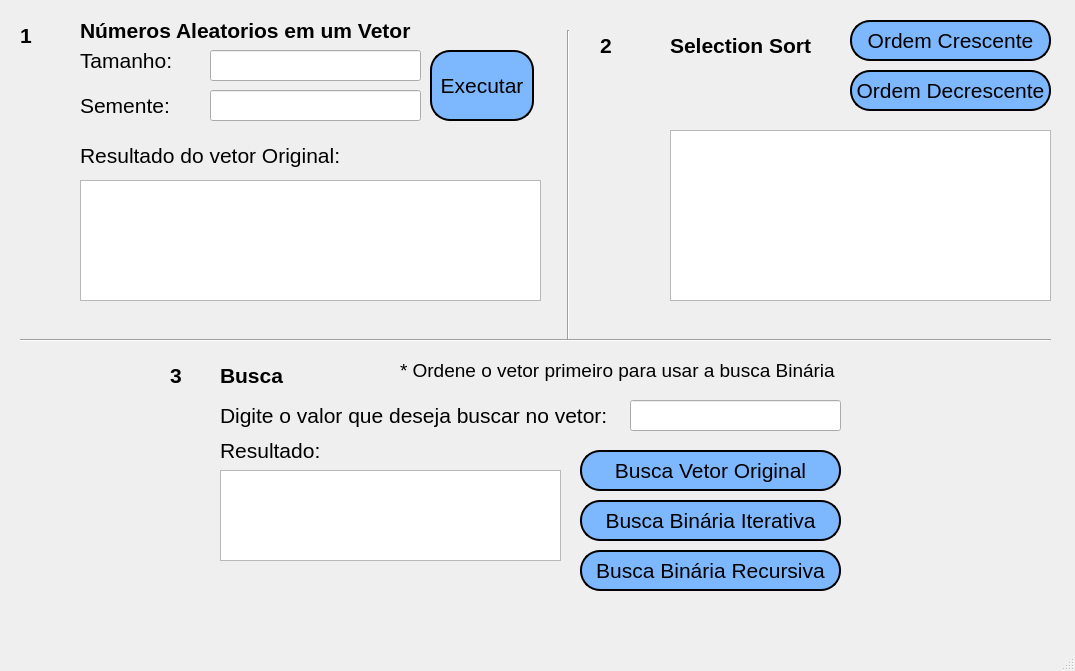
<?xml version="1.0" encoding="UTF-8"?>
<ui version="4.0">
 <class>MainWindow</class>
 <widget class="QMainWindow" name="MainWindow">
  <property name="geometry">
   <rect>
    <x>0</x>
    <y>0</y>
    <width>1075</width>
    <height>671</height>
   </rect>
  </property>
  <property name="windowTitle">
   <string>MainWindow</string>
  </property>
  <widget class="QWidget" name="centralwidget">
   <widget class="QPushButton" name="pushButton_SScrescente">
    <property name="geometry">
     <rect>
      <x>850</x>
      <y>20</y>
      <width>201</width>
      <height>41</height>
     </rect>
    </property>
    <property name="font">
     <font>
      <pointsize>16</pointsize>
     </font>
    </property>
    <property name="styleSheet">
     <string notr="true">background-color: rgb(125, 184, 255);
 border-style: solid;
 border-width:2px;
 border-radius:20px;
 border-color: black;</string>
    </property>
    <property name="text">
     <string>Ordem Crescente</string>
    </property>
   </widget>
   <widget class="QPushButton" name="pushButton">
    <property name="geometry">
     <rect>
      <x>580</x>
      <y>450</y>
      <width>261</width>
      <height>41</height>
     </rect>
    </property>
    <property name="font">
     <font>
      <pointsize>16</pointsize>
     </font>
    </property>
    <property name="styleSheet">
     <string notr="true">background-color: rgb(125, 184, 255);
 border-style: solid;
 border-width:2px;
 border-radius:20px;
 border-color: black;</string>
    </property>
    <property name="text">
     <string>Busca Vetor Original</string>
    </property>
   </widget>
   <widget class="QLabel" name="label_2">
    <property name="geometry">
     <rect>
      <x>80</x>
      <y>50</y>
      <width>141</width>
      <height>21</height>
     </rect>
    </property>
    <property name="font">
     <font>
      <pointsize>16</pointsize>
     </font>
    </property>
    <property name="text">
     <string>Tamanho:</string>
    </property>
   </widget>
   <widget class="QLabel" name="label_5">
    <property name="geometry">
     <rect>
      <x>220</x>
      <y>360</y>
      <width>161</width>
      <height>31</height>
     </rect>
    </property>
    <property name="font">
     <font>
      <pointsize>16</pointsize>
      <weight>75</weight>
      <bold>true</bold>
     </font>
    </property>
    <property name="text">
     <string>Busca</string>
    </property>
   </widget>
   <widget class="QPushButton" name="pushButton_executar">
    <property name="geometry">
     <rect>
      <x>430</x>
      <y>50</y>
      <width>104</width>
      <height>71</height>
     </rect>
    </property>
    <property name="font">
     <font>
      <pointsize>16</pointsize>
     </font>
    </property>
    <property name="styleSheet">
     <string notr="true">background-color: rgb(125, 184, 255);
 border-style: solid;
 border-width:2px;
 border-radius:20px;
 border-color: black;
</string>
    </property>
    <property name="text">
     <string>Executar</string>
    </property>
   </widget>
   <widget class="QLabel" name="label_7">
    <property name="geometry">
     <rect>
      <x>220</x>
      <y>440</y>
      <width>141</width>
      <height>21</height>
     </rect>
    </property>
    <property name="font">
     <font>
      <pointsize>16</pointsize>
     </font>
    </property>
    <property name="text">
     <string>Resultado:</string>
    </property>
   </widget>
   <widget class="QLineEdit" name="lineEdit_elemento">
    <property name="geometry">
     <rect>
      <x>630</x>
      <y>400</y>
      <width>211</width>
      <height>31</height>
     </rect>
    </property>
    <property name="font">
     <font>
      <pointsize>16</pointsize>
     </font>
    </property>
   </widget>
   <widget class="QLineEdit" name="lineEdit_tamanho">
    <property name="geometry">
     <rect>
      <x>210</x>
      <y>50</y>
      <width>211</width>
      <height>31</height>
     </rect>
    </property>
    <property name="font">
     <font>
      <pointsize>16</pointsize>
     </font>
    </property>
   </widget>
   <widget class="QLabel" name="label_8">
    <property name="geometry">
     <rect>
      <x>670</x>
      <y>30</y>
      <width>171</width>
      <height>31</height>
     </rect>
    </property>
    <property name="font">
     <font>
      <pointsize>16</pointsize>
      <weight>75</weight>
      <bold>true</bold>
     </font>
    </property>
    <property name="text">
     <string>Selection Sort</string>
    </property>
   </widget>
   <widget class="QPushButton" name="pushButton_SSdecrescente">
    <property name="geometry">
     <rect>
      <x>850</x>
      <y>70</y>
      <width>201</width>
      <height>41</height>
     </rect>
    </property>
    <property name="font">
     <font>
      <pointsize>16</pointsize>
     </font>
    </property>
    <property name="styleSheet">
     <string notr="true">background-color: rgb(125, 184, 255);
 border-style: solid;
 border-width:2px;
 border-radius:20px;
 border-color: black;</string>
    </property>
    <property name="text">
     <string>Ordem Decrescente</string>
    </property>
   </widget>
   <widget class="QLabel" name="label_3">
    <property name="geometry">
     <rect>
      <x>80</x>
      <y>90</y>
      <width>111</width>
      <height>31</height>
     </rect>
    </property>
    <property name="font">
     <font>
      <pointsize>16</pointsize>
     </font>
    </property>
    <property name="text">
     <string>Semente:</string>
    </property>
   </widget>
   <widget class="QLabel" name="label_4">
    <property name="geometry">
     <rect>
      <x>80</x>
      <y>140</y>
      <width>281</width>
      <height>31</height>
     </rect>
    </property>
    <property name="font">
     <font>
      <pointsize>16</pointsize>
     </font>
    </property>
    <property name="text">
     <string>Resultado do vetor Original:</string>
    </property>
   </widget>
   <widget class="QLabel" name="label">
    <property name="geometry">
     <rect>
      <x>80</x>
      <y>20</y>
      <width>371</width>
      <height>21</height>
     </rect>
    </property>
    <property name="font">
     <font>
      <pointsize>16</pointsize>
      <weight>75</weight>
      <bold>true</bold>
     </font>
    </property>
    <property name="text">
     <string>Números Aleatorios em um Vetor</string>
    </property>
   </widget>
   <widget class="QTextEdit" name="textEdit_SelectionSort">
    <property name="geometry">
     <rect>
      <x>670</x>
      <y>130</y>
      <width>381</width>
      <height>171</height>
     </rect>
    </property>
    <property name="font">
     <font>
      <pointsize>16</pointsize>
     </font>
    </property>
   </widget>
   <widget class="QTextEdit" name="textEdit_saida">
    <property name="geometry">
     <rect>
      <x>80</x>
      <y>180</y>
      <width>461</width>
      <height>121</height>
     </rect>
    </property>
    <property name="font">
     <font>
      <pointsize>16</pointsize>
     </font>
    </property>
   </widget>
   <widget class="QLabel" name="label_6">
    <property name="geometry">
     <rect>
      <x>220</x>
      <y>400</y>
      <width>401</width>
      <height>31</height>
     </rect>
    </property>
    <property name="font">
     <font>
      <pointsize>16</pointsize>
     </font>
    </property>
    <property name="text">
     <string>Digite o valor que deseja buscar no vetor:</string>
    </property>
   </widget>
   <widget class="QTextEdit" name="textEdit_resultado_busca">
    <property name="geometry">
     <rect>
      <x>220</x>
      <y>470</y>
      <width>341</width>
      <height>91</height>
     </rect>
    </property>
    <property name="font">
     <font>
      <pointsize>16</pointsize>
     </font>
    </property>
   </widget>
   <widget class="QLineEdit" name="lineEdit_semente">
    <property name="geometry">
     <rect>
      <x>210</x>
      <y>90</y>
      <width>211</width>
      <height>31</height>
     </rect>
    </property>
    <property name="font">
     <font>
      <pointsize>16</pointsize>
     </font>
    </property>
   </widget>
   <widget class="QPushButton" name="pushButton_BBinaria">
    <property name="geometry">
     <rect>
      <x>580</x>
      <y>500</y>
      <width>261</width>
      <height>41</height>
     </rect>
    </property>
    <property name="font">
     <font>
      <pointsize>16</pointsize>
     </font>
    </property>
    <property name="styleSheet">
     <string notr="true">background-color: rgb(125, 184, 255);
 border-style: solid;
 border-width:2px;
 border-radius:20px;
 border-color: black;</string>
    </property>
    <property name="text">
     <string>Busca Binária Iterativa</string>
    </property>
   </widget>
   <widget class="QPushButton" name="pushButton_2">
    <property name="geometry">
     <rect>
      <x>580</x>
      <y>550</y>
      <width>261</width>
      <height>41</height>
     </rect>
    </property>
    <property name="font">
     <font>
      <pointsize>16</pointsize>
     </font>
    </property>
    <property name="styleSheet">
     <string notr="true">background-color: rgb(125, 184, 255);
 border-style: solid;
 border-width:2px;
 border-radius:20px;
 border-color: black;</string>
    </property>
    <property name="text">
     <string>Busca Binária Recursiva</string>
    </property>
   </widget>
   <widget class="Line" name="line">
    <property name="geometry">
     <rect>
      <x>560</x>
      <y>30</y>
      <width>16</width>
      <height>311</height>
     </rect>
    </property>
    <property name="orientation">
     <enum>Qt::Vertical</enum>
    </property>
   </widget>
   <widget class="Line" name="line_2">
    <property name="geometry">
     <rect>
      <x>20</x>
      <y>330</y>
      <width>1031</width>
      <height>20</height>
     </rect>
    </property>
    <property name="orientation">
     <enum>Qt::Horizontal</enum>
    </property>
   </widget>
   <widget class="QLabel" name="label_9">
    <property name="geometry">
     <rect>
      <x>20</x>
      <y>20</y>
      <width>31</width>
      <height>31</height>
     </rect>
    </property>
    <property name="font">
     <font>
      <pointsize>16</pointsize>
      <weight>75</weight>
      <bold>true</bold>
     </font>
    </property>
    <property name="text">
     <string>1</string>
    </property>
   </widget>
   <widget class="QLabel" name="label_10">
    <property name="geometry">
     <rect>
      <x>600</x>
      <y>30</y>
      <width>31</width>
      <height>31</height>
     </rect>
    </property>
    <property name="font">
     <font>
      <pointsize>16</pointsize>
      <weight>75</weight>
      <bold>true</bold>
     </font>
    </property>
    <property name="text">
     <string>2</string>
    </property>
   </widget>
   <widget class="QLabel" name="label_11">
    <property name="geometry">
     <rect>
      <x>170</x>
      <y>360</y>
      <width>31</width>
      <height>31</height>
     </rect>
    </property>
    <property name="font">
     <font>
      <pointsize>16</pointsize>
      <weight>75</weight>
      <bold>true</bold>
     </font>
    </property>
    <property name="text">
     <string>3</string>
    </property>
   </widget>
   <widget class="QLabel" name="label_12">
    <property name="geometry">
     <rect>
      <x>400</x>
      <y>360</y>
      <width>541</width>
      <height>21</height>
     </rect>
    </property>
    <property name="font">
     <font>
      <pointsize>14</pointsize>
     </font>
    </property>
    <property name="text">
     <string>* Ordene o vetor primeiro para usar a busca Binária</string>
    </property>
   </widget>
  </widget>
  <widget class="QMenuBar" name="menubar">
   <property name="geometry">
    <rect>
     <x>0</x>
     <y>0</y>
     <width>1075</width>
     <height>21</height>
    </rect>
   </property>
  </widget>
  <widget class="QStatusBar" name="statusbar"/>
 </widget>
 <resources/>
 <connections/>
</ui>
